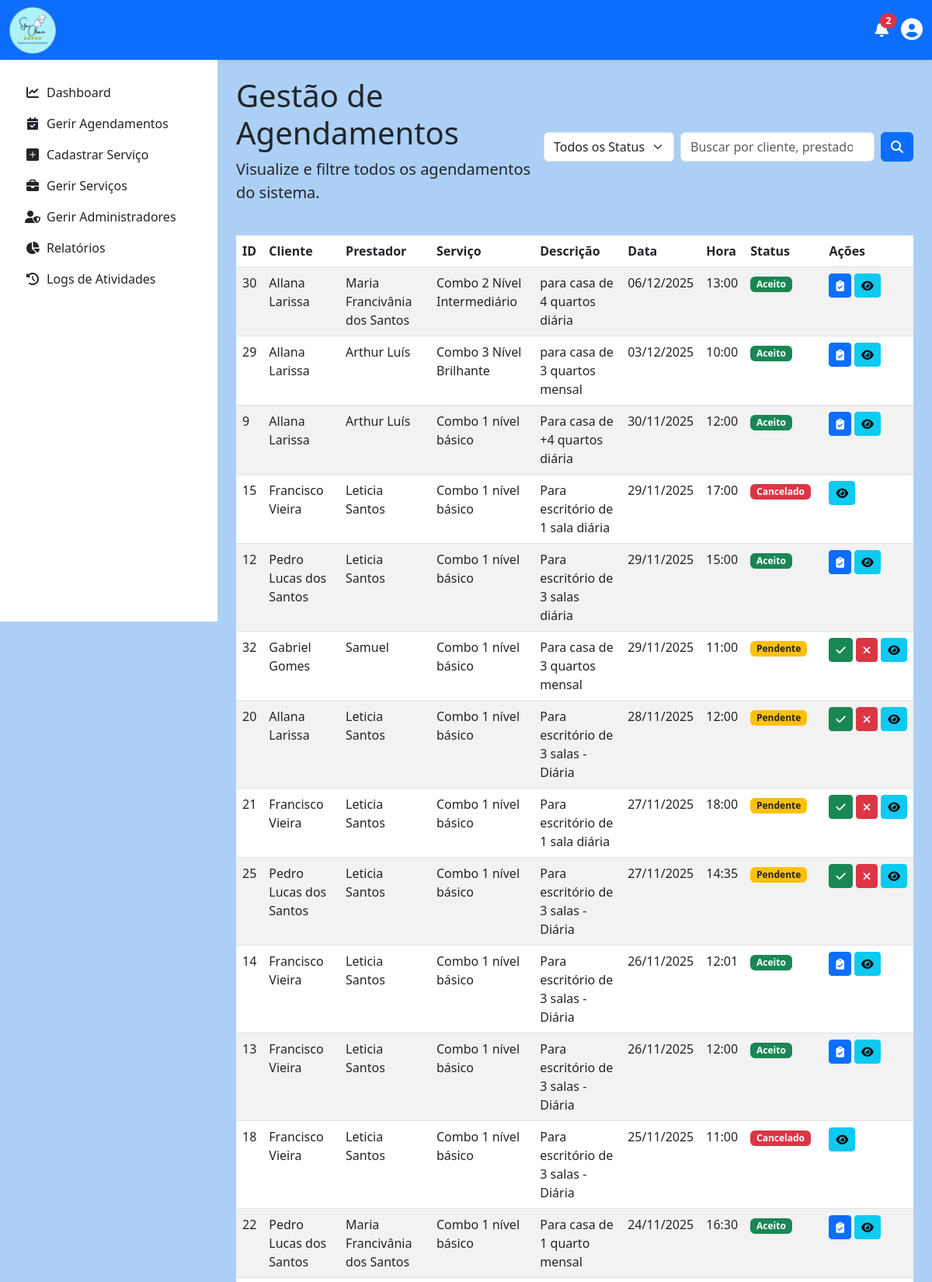
Page /admin/gerir_agendamentos.php (signed in, upper part) on the committed database.
### tables this page shows
CREATE TABLE `agendamento` (
  `id` int(11) NOT NULL,
  `Cliente_id` int(11) NOT NULL,
  `Prestador_id` int(11) NOT NULL,
  `Servico_id` int(11) NOT NULL,
  `Endereco_id` int(11) NOT NULL,
  `data` date NOT NULL,
  `hora` time NOT NULL,
  `status` enum('pendente','aceito','realizado','cancelado','remarcado') NOT NULL DEFAULT 'pendente',
  `observacoes` text DEFAULT NULL,
  `tem_pets` tinyint(1) NOT NULL DEFAULT 0,
  `tem_crianca` tinyint(1) NOT NULL DEFAULT 0,
  `possui_aspirador` tinyint(1) NOT NULL DEFAULT 0,
  `notificacao_prestador_lida` tinyint(1) NOT NULL DEFAULT 0,
  `notificacao_cliente_lida` tinyint(1) NOT NULL DEFAULT 0,
  `notificacao_admin_lida` tinyint(1) NOT NULL DEFAULT 0
);

CREATE TABLE `cliente` (
  `id` int(11) NOT NULL,
  `nome` varchar(45) NOT NULL,
  `sobrenome` varchar(45) NOT NULL,
  `email` varchar(150) NOT NULL,
  `data_nascimento` date NOT NULL,
  `telefone` varchar(20) NOT NULL,
  `cpf` varchar(14) NOT NULL,
  `password` varchar(255) NOT NULL,
  `receber_notificacoes_email` tinyint(1) NOT NULL DEFAULT 1,
  `criado_em` timestamp NOT NULL DEFAULT current_timestamp(),
  `atualizado_em` timestamp NOT NULL DEFAULT current_timestamp() ON UPDATE current_timestamp()
);

CREATE TABLE `prestador` (
  `id` int(11) NOT NULL,
  `nome` varchar(100) NOT NULL,
  `sobrenome` varchar(100) NOT NULL,
  `cpf` varchar(18) NOT NULL,
  `email` varchar(150) NOT NULL,
  `telefone` varchar(20) NOT NULL,
  `especialidade` varchar(100) NOT NULL,
  `password` varchar(255) NOT NULL,
  `receber_notificacoes_email` tinyint(1) NOT NULL DEFAULT 1,
  `descricao` text NOT NULL,
  `criado_em` timestamp NOT NULL DEFAULT current_timestamp(),
  `atualizado_em` timestamp NOT NULL DEFAULT current_timestamp() ON UPDATE current_timestamp(),
  `Administrador_id` int(11) NOT NULL
);

CREATE TABLE `servico` (
  `id` int(11) NOT NULL,
  `titulo` varchar(100) NOT NULL,
  `descricao` text NOT NULL,
  `preco` double NOT NULL,
  `duracao_estimada` time DEFAULT NULL,
  `prestador_id` int(11) NOT NULL,
  `oculto` tinyint(1) NOT NULL DEFAULT 0 COMMENT '0 = visível, 1 = oculto'
);

### admin/gerir_agendamentos.php (the view, shortened to what this page needs)
<?php
$agendamentos = [];
$termo_busca = $_GET['q'] ?? '';
try {
    $pdo = obterConexaoPDO();
    $params = [];
    $sql = "SELECT a.id, c.nome AS nome_cliente, p.nome AS nome_prestador,
          s.titulo AS titulo_servico, a.data, a.hora, a.status, s.descricao AS descricao_servico
         FROM Agendamento a
         JOIN Cliente c ON a.Cliente_id = c.id
         JOIN Prestador p ON a.Prestador_id = p.id
         JOIN Servico s ON a.Servico_id = s.id";
    $sql .= " ORDER BY a.data DESC, a.hora DESC";
    $stmt = $pdo->prepare($sql);
    $stmt->execute($params);
    $agendamentos = $stmt->fetchAll(PDO::FETCH_ASSOC);
} catch (PDOException $e) {
    error_log("Erro ao buscar agendamentos: " . $e->getMessage());
    $mensagem_erro = '<div class="alert alert-danger">Não foi possível carregar os agendamentos. Tente novamente mais tarde.</div>';
}
include '../includes/header.php';
include '../includes/navbar_logged_in.php';
?>
        <?php include '../includes/menu.php'; ?>
<main class="d-flex">
    <?php include '../includes/sidebar.php'; ?>
    <div class="container-fluid p-4 flex-grow-1">
        <div class="d-flex justify-content-between align-items-center mb-4">
            <div>
                <h1>Gestão de Agendamentos</h1>
                <p class="lead">Visualize e filtre todos os agendamentos do sistema.</p>
            </div>
            <form method="GET" action="gerir_agendamentos.php" class="d-flex align-items-center gap-2">
                <div class="flex-shrink-0">
                    <select name="status" class="form-select" style="width: auto;">
                        <option value="">Todos os Status</option>
                    </select>
                </div>
                <input class="form-control" type="search" name="q" placeholder="Buscar por cliente, prestador..." value="<?= htmlspecialchars($termo_busca) ?>" style="width: 250px;">
                <button class="btn btn-primary" type="submit"><i class="fas fa-search"></i></button>
            </form>
        </div>
        <div class="table-responsive mt-4">
            <table class="table table-striped table-hover">
                <thead class="thead-dark">
                    <tr>
                        <th>ID</th>
                        <th>Cliente</th>
                        <th>Prestador</th>
                        <th>Serviço</th>
                        <th>Descrição</th>
                        <th>Data</th>
                        <th>Hora</th>
                        <th>Status</th>
                        <th>Ações</th>
                    </tr>
                </thead>
                <tbody>
                    <?php if (empty($agendamentos)): ?>
                        <tr>
                            <td colspan="8" class="text-center">Nenhum agendamento encontrado.</td>
                        </tr>
                    <?php else: ?>
                        <?php foreach ($agendamentos as $agendamento): ?>
                            <tr>
                                <td><?= htmlspecialchars($agendamento['id']) ?></td>
                                <td><?= htmlspecialchars($agendamento['nome_cliente']) ?></td>
                                <td><?= htmlspecialchars($agendamento['nome_prestador']) ?></td>
                                <td><?= htmlspecialchars($agendamento['titulo_servico']) ?></td>
                                <td><?= htmlspecialchars($agendamento['descricao_servico']) ?></td>
                                <td><?= date('d/m/Y', strtotime($agendamento['data'])) ?></td>
                                <td><?= htmlspecialchars(substr($agendamento['hora'], 0, 5)) ?></td>
                                <td>
                                    <?php
                                        $badge_class = 'bg-secondary';
                                        switch ($agendamento['status']) {
                                            case 'pendente':  $badge_class = 'bg-warning text-dark'; break;
                                            case 'aceito':    $badge_class = 'bg-success'; break;
                                            case 'realizado': $badge_class = 'bg-primary'; break;
                                            case 'cancelado': $badge_class = 'bg-danger'; break;
                                            case 'remarcado': $badge_class = 'bg-light text-dark border'; break;
                                        }
                                    ?>
                                    <span class="badge <?= $badge_class ?>"><?= htmlspecialchars(ucfirst($agendamento['status'])) ?></span>
                                </td>
                                <td>
                                    <div class="d-flex gap-1">
                                        <?php if ($agendamento['status'] === 'pendente'): ?>
                                            <a href="aceitar_agendamento.php?id=<?= $agendamento['id'] ?>" class="btn btn-success btn-sm" data-bs-toggle="tooltip" title="Aceitar em nome do prestador" onclick="return confirm('Tem certeza que deseja aceitar este agendamento?');">
                                                <i class="fas fa-check"></i>
                                            </a>
                                            <a href="processar_agendamento_admin.php?id=<?= $agendamento['id'] ?>&acao=cancelado" class="btn btn-danger btn-sm" data-bs-toggle="tooltip" title="Cancelar Agendamento" onclick="return confirm('Tem certeza que deseja cancelar este agendamento?');">
                                                <i class="fas fa-times"></i>
                                            </a>
                                        <?php elseif ($agendamento['status'] === 'aceito'): ?>
                                            <a href="processar_agendamento_admin.php?id=<?= $agendamento['id'] ?>&acao=realizado" class="btn btn-primary btn-sm" data-bs-toggle="tooltip" title="Marcar como Concluído">
                                                <i class="fas fa-clipboard-check"></i>
                                            </a>
                                        <?php endif; ?>
                                        <a href="visualizar_agendamento.php?id=<?= $agendamento['id'] ?>" class="btn btn-info btn-sm" data-bs-toggle="tooltip" title="Visualizar Detalhes"><i class="fas fa-eye"></i></a>
                                    </div>
                                </td>
                            </tr>
                        <?php endforeach; ?>
                    <?php endif; ?>
                </tbody>
            </table>
        </div>
    </div>
</main>
<?php
include '../includes/footer.php';
?>

### includes/star_clean.css (style rules this page uses)
body { padding-top: 75px; }
@media (min-width: 768px) { main.d-flex > .flex-grow-1 { margin-left: 280px; } }
main.d-flex { flex-grow: 1; }

### rows in the picture
agendamento: id "30", Cliente.nome "Allana Larissa", Prestador.nome "Maria Francivânia dos Santos", Servico.titulo "Combo 2 Nível Intermediário", Servico.descricao "para casa de 4 quartos diária", data "06/12/2025", hora "13:00", status "Aceito"
agendamento: id "29", Cliente.nome "Allana Larissa", Prestador.nome "Arthur Luís", Servico.titulo "Combo 3 Nível Brilhante", Servico.descricao "para casa de 3 quartos mensal", data "03/12/2025", hora "10:00", status "Aceito"
agendamento: id "9", Cliente.nome "Allana Larissa", Prestador.nome "Arthur Luís", Servico.titulo "Combo 1 nível básico", Servico.descricao "Para casa de +4 quartos diária", data "30/11/2025", hora "12:00", status "Aceito"
agendamento: id "15", Cliente.nome "Francisco Vieira", Prestador.nome "Leticia Santos", Servico.titulo "Combo 1 nível básico", Servico.descricao "Para escritório de 1 sala diária", data "29/11/2025", hora "17:00", status "Cancelado"
agendamento: id "12", Cliente.nome "Pedro Lucas dos Santos", Prestador.nome "Leticia Santos", Servico.titulo "Combo 1 nível básico", Servico.descricao "Para escritório de 3 salas diária", data "29/11/2025", hora "15:00", status "Aceito"
agendamento: id "32", Cliente.nome "Gabriel Gomes", Prestador.nome "Samuel", Servico.titulo "Combo 1 nível básico", Servico.descricao "Para casa de 3 quartos mensal", data "29/11/2025", hora "11:00", status "Pendente"
agendamento: id "20", Cliente.nome "Allana Larissa", Prestador.nome "Leticia Santos", Servico.titulo "Combo 1 nível básico", Servico.descricao "Para escritório de 3 salas - Diária", data "28/11/2025", hora "12:00", status "Pendente"
agendamento: id "21", Cliente.nome "Francisco Vieira", Prestador.nome "Leticia Santos", Servico.titulo "Combo 1 nível básico", Servico.descricao "Para escritório de 1 sala diária", data "27/11/2025", hora "18:00", status "Pendente"
agendamento: id "25", Cliente.nome "Pedro Lucas dos Santos", Prestador.nome "Leticia Santos", Servico.titulo "Combo 1 nível básico", Servico.descricao "Para escritório de 3 salas - Diária", data "27/11/2025", hora "14:35", status "Pendente"
agendamento: id "14", Cliente.nome "Francisco Vieira", Prestador.nome "Leticia Santos", Servico.titulo "Combo 1 nível básico", Servico.descricao "Para escritório de 3 salas - Diária", data "26/11/2025", hora "12:01", status "Aceito"
agendamento: id "13", Cliente.nome "Francisco Vieira", Prestador.nome "Leticia Santos", Servico.titulo "Combo 1 nível básico", Servico.descricao "Para escritório de 3 salas - Diária", data "26/11/2025", hora "12:00", status "Aceito"
agendamento: id "18", Cliente.nome "Francisco Vieira", Prestador.nome "Leticia Santos", Servico.titulo "Combo 1 nível básico", Servico.descricao "Para escritório de 3 salas - Diária", data "25/11/2025", hora "11:00", status "Cancelado"
agendamento: id "22", Cliente.nome "Pedro Lucas dos Santos", Prestador.nome "Maria Francivânia dos Santos", Servico.titulo "Combo 1 nível básico", Servico.descricao "Para casa de 1 quarto mensal", data "24/11/2025", hora "16:30", status "Aceito"

### other values in the picture
count($notifications) "2"
